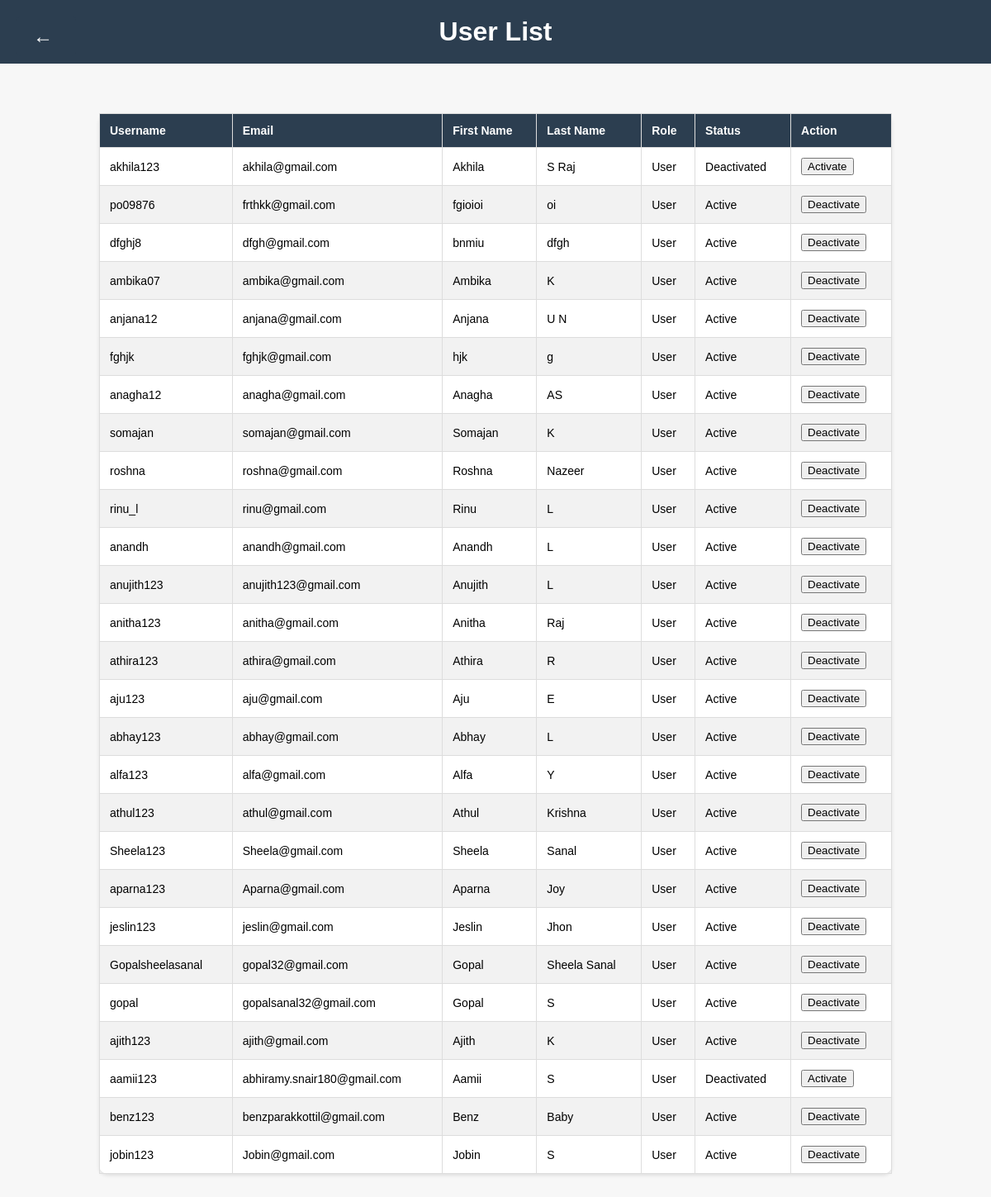
The page /registered_users.html on the database its author committed.
### watersystemapp/models.py (models this page shows, shortened)
class CustomUser(AbstractUser):
    firstname = models.TextField(max_length=100, default="")
    lastname = models.TextField(max_length=100, default="")
    username = models.CharField(max_length=30, unique=True)
    email = models.EmailField(max_length=254, unique=True)
    role = models.CharField(max_length=100,default="")
    password = models.CharField(max_length=128, default="")

### watersystemapp/views.py (the view)
# urls.py: path('registered_users.html', views.registered_users, name='registered_users'),
def registered_users(request):
    users = CustomUser.objects.filter(role='User')
    return render(request, 'registered_users.html', {'users': users})

### templates/registered_users.html (shortened to what this page needs)
{% load static %}
<!DOCTYPE html>
<html lang="en">
<head>
</head>
<body>
    <a class="back-button" href="admindashboard.html"></a>
    <h1>User List</h1>
    <table>
        <thead>
            <tr>
                <th>Username</th>
                <th>Email</th>
                <th>First Name</th>
                <th>Last Name</th>
                <th>Role</th>
                <th>Status</th>
                <th>Action</th>
            </tr>
        </thead>
        <tbody>
            {% for user in users %}
            {% if user.role == 'User' %}
            <tr>
                <td>{{ user.username }}</td>
                <td>{{ user.email }}</td>
                <td>{{ user.first_name }}</td>
                <td>{{ user.last_name }}</td>
                <td>{{ user.role }}</td>
                <td>
                    {% if user.is_active %}
                        Active
                    {% else %}
                        Deactivated
                    {% endif %}
                </td>
                <td>
                    {% if user.is_active %}
                            <form method="post" action="{% url 'deactivate_user' user.id %}">
                                <button type="submit" class="btn btn-danger">Deactivate</button>
                            </form>
                        {% else %}
                            <form method="post" action="{% url 'activate_user' user.id %}">
                                <button type="submit" class="btn btn-success">Activate</button>
                            </form>
                    {% endif %}
                </td>
            </tr>
            {% endif %}
            {% endfor %}
        </tbody>
    </table>
</body>
</html>

### templates/registered_users.html (style rules this page uses)
body { font-family: Arial, sans-serif; background-color: #f7f7f7; margin: 0; padding: 0; }
h1 { background-color: #2c3e50; color: #fff; padding: 20px; text-align: center; margin: 0; }
.back-button { background-color: #2c3e50; color: #fff; padding: 10px 20px; border: none; border-radius: 5px; cursor: pointer; text-decoration: none; font-weight: bold; position: absolute; top: 20px; left: 20px; }
.back-button::before { content: "←"; font-size: 24px; margin-right: 8px; }
table { width: 80%; margin: 60px auto; border-collapse: collapse; background-color: #fff; box-shadow: 0 2px 4px rgba(0, 0, 0, 0.1); border-radius: 10px; }
th, td { border: 1px solid #ddd; text-align: left; padding: 12px; font-size: 14px; }
th { background-color: #2c3e50; color: #fff; }
tr:nth-child(even) { background-color: #f2f2f2; }

### rows shown on the page
CustomUser: username "akhila123", email "akhila@gmail.com", first_name "Akhila", last_name "S Raj", role "User", is_active "Deactivated"
CustomUser: username "po09876", email "frthkk@gmail.com", first_name "fgioioi", last_name "oi", role "User", is_active "Active"
CustomUser: username "dfghj8", email "dfgh@gmail.com", first_name "bnmiu", last_name "dfgh", role "User", is_active "Active"
CustomUser: username "ambika07", email "ambika@gmail.com", first_name "Ambika", last_name "K", role "User", is_active "Active"
CustomUser: username "anjana12", email "anjana@gmail.com", first_name "Anjana", last_name "U N", role "User", is_active "Active"
CustomUser: username "fghjk", email "fghjk@gmail.com", first_name "hjk", last_name "g", role "User", is_active "Active"
CustomUser: username "anagha12", email "anagha@gmail.com", first_name "Anagha", last_name "AS", role "User", is_active "Active"
CustomUser: username "somajan", email "somajan@gmail.com", first_name "Somajan", last_name "K", role "User", is_active "Active"
CustomUser: username "roshna", email "roshna@gmail.com", first_name "Roshna", last_name "Nazeer", role "User", is_active "Active"
CustomUser: username "rinu_l", email "rinu@gmail.com", first_name "Rinu", last_name "L", role "User", is_active "Active"
CustomUser: username "anandh", email "anandh@gmail.com", first_name "Anandh", last_name "L", role "User", is_active "Active"
CustomUser: username "anujith123", email "anujith123@gmail.com", first_name "Anujith", last_name "L", role "User", is_active "Active"
CustomUser: username "anitha123", email "anitha@gmail.com", first_name "Anitha", last_name "Raj", role "User", is_active "Active"
CustomUser: username "athira123", email "athira@gmail.com", first_name "Athira", last_name "R", role "User", is_active "Active"
CustomUser: username "aju123", email "aju@gmail.com", first_name "Aju", last_name "E", role "User", is_active "Active"
CustomUser: username "abhay123", email "abhay@gmail.com", first_name "Abhay", last_name "L", role "User", is_active "Active"
CustomUser: username "alfa123", email "alfa@gmail.com", first_name "Alfa", last_name "Y", role "User", is_active "Active"
CustomUser: username "athul123", email "athul@gmail.com", first_name "Athul", last_name "Krishna", role "User", is_active "Active"
CustomUser: username "Sheela123", email "Sheela@gmail.com", first_name "Sheela", last_name "Sanal", role "User", is_active "Active"
CustomUser: username "aparna123", email "Aparna@gmail.com", first_name "Aparna", last_name "Joy", role "User", is_active "Active"
CustomUser: username "jeslin123", email "jeslin@gmail.com", first_name "Jeslin", last_name "Jhon", role "User", is_active "Active"
CustomUser: username "Gopalsheelasanal", email "gopal32@gmail.com", first_name "Gopal", last_name "Sheela Sanal", role "User", is_active "Active"
CustomUser: username "gopal", email "gopalsanal32@gmail.com", first_name "Gopal", last_name "S", role "User", is_active "Active"
CustomUser: username "ajith123", email "ajith@gmail.com", first_name "Ajith", last_name "K", role "User", is_active "Active"
CustomUser: username "aamii123", email "abhiramy.snair180@gmail.com", first_name "Aamii", last_name "S", role "User", is_active "Deactivated"
CustomUser: username "benz123", email "benzparakkottil@gmail.com", first_name "Benz", last_name "Baby", role "User", is_active "Active"
CustomUser: username "jobin123", email "Jobin@gmail.com", first_name "Jobin", last_name "S", role "User", is_active "Active"
